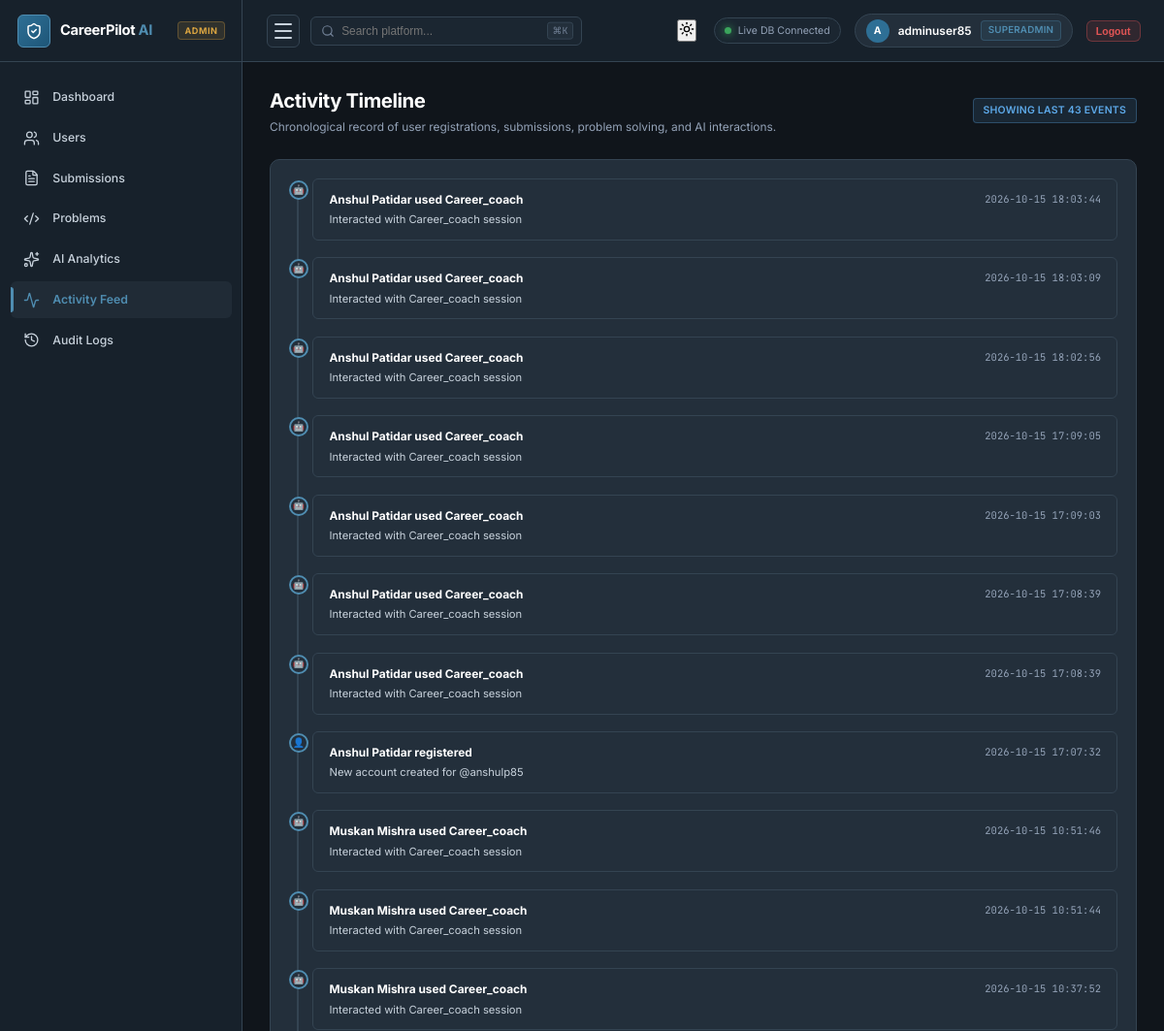
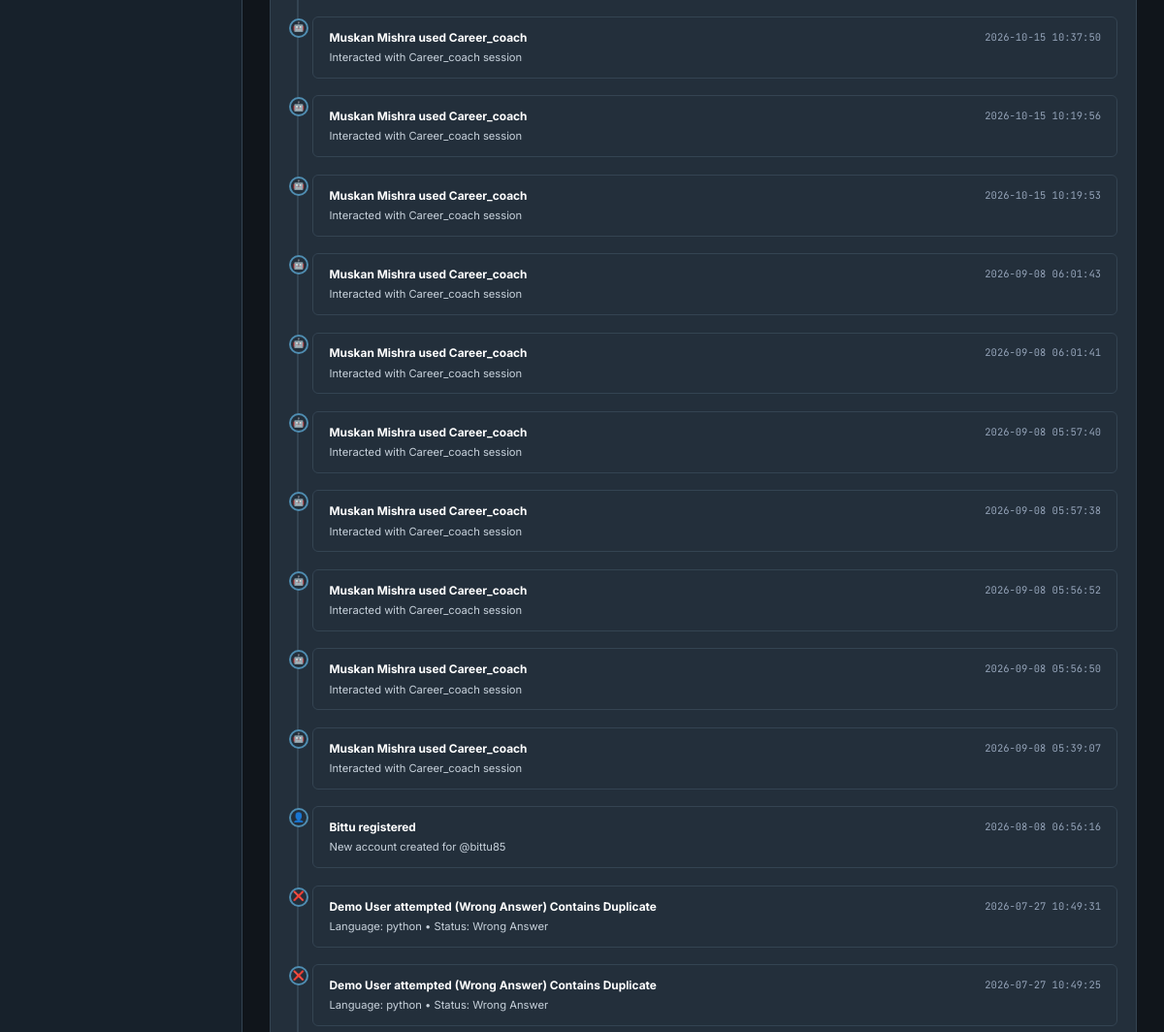
Before: /admin/activity (signed in, upper part) with the older database file (2 pictures, top to bottom).
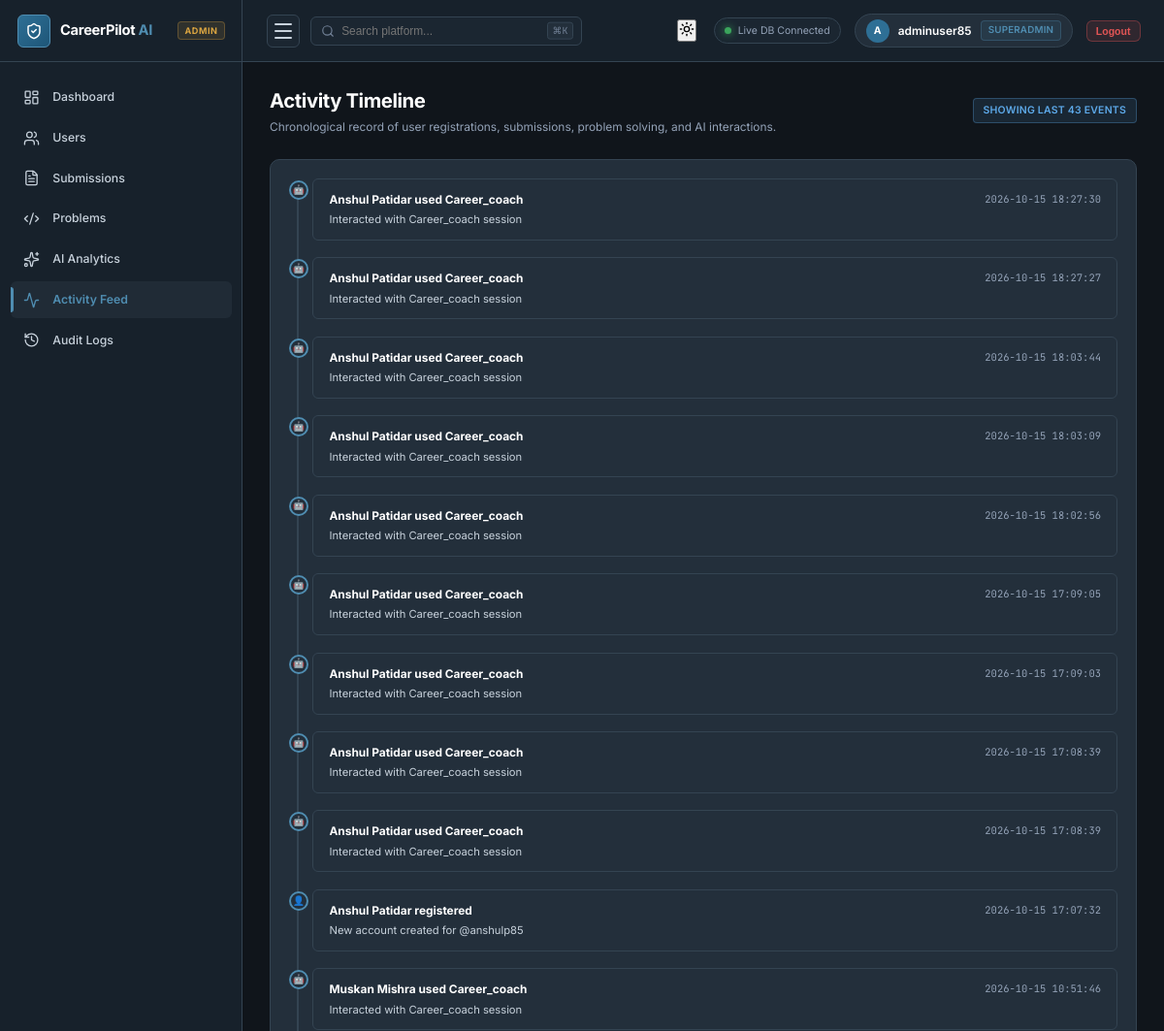
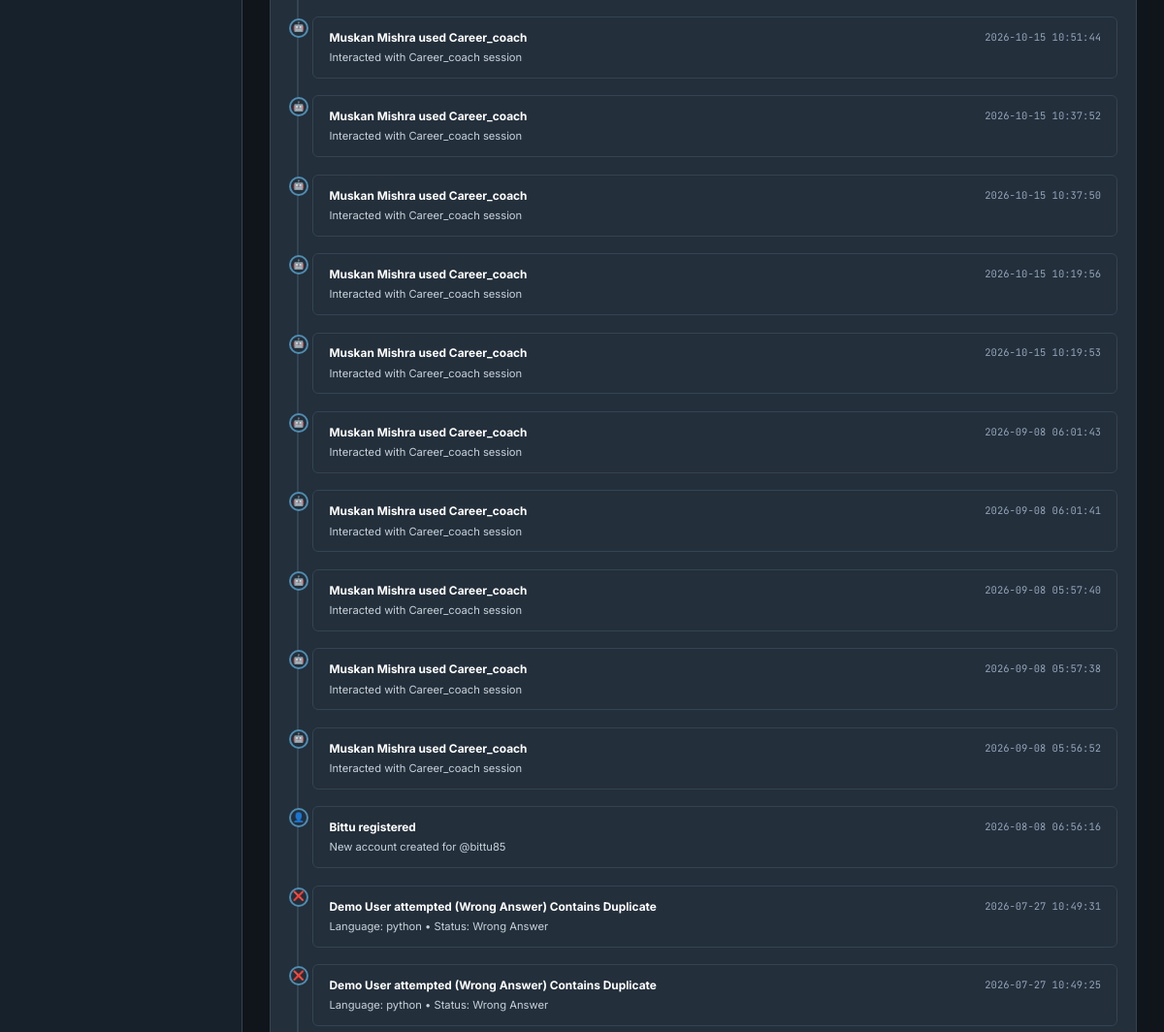
After: the same page with the newer database file (2 pictures, top to bottom).
### tables this page shows
CREATE TABLE chat_history (
    id INTEGER PRIMARY KEY AUTOINCREMENT,
    user_id INTEGER NOT NULL,
    session_id TEXT NOT NULL,
    role TEXT NOT NULL CHECK(role IN ('user', 'assistant', 'system')),
    message TEXT NOT NULL,
    module TEXT DEFAULT 'career_coach',
    metadata TEXT DEFAULT '{}',
    created_at TIMESTAMP DEFAULT CURRENT_TIMESTAMP,
    FOREIGN KEY (user_id) REFERENCES users(id) ON DELETE CASCADE
);

CREATE TABLE users (
    id INTEGER PRIMARY KEY AUTOINCREMENT,
    username TEXT NOT NULL UNIQUE,
    email TEXT NOT NULL UNIQUE,
    password_hash TEXT NOT NULL,
    full_name TEXT DEFAULT '',
    avatar_url TEXT DEFAULT '/static/images/default-avatar.png',
    bio TEXT DEFAULT '',
    phone TEXT DEFAULT '',
    location TEXT DEFAULT '',
    linkedin_url TEXT DEFAULT '',
    github_url TEXT DEFAULT '',
    portfolio_url TEXT DEFAULT '',
    role TEXT DEFAULT 'user' CHECK(role IN ('user', 'admin')),
    is_active INTEGER DEFAULT 1,
    last_login TIMESTAMP,
    created_at TIMESTAMP DEFAULT CURRENT_TIMESTAMP,
    updated_at TIMESTAMP DEFAULT CURRENT_TIMESTAMP
);

CREATE TABLE problem_submissions (
                id INTEGER PRIMARY KEY AUTOINCREMENT,
                user_id INTEGER NOT NULL,
                problem_id INTEGER NOT NULL,
                code TEXT NOT NULL,
                language TEXT NOT NULL,
                status TEXT NOT NULL, -- Accepted, Wrong Answer, Time Limit, Runtime Error, etc
                execution_time INTEGER DEFAULT 0, -- in ms
                memory INTEGER DEFAULT 0, -- in KB
                coding_metrics TEXT,      -- JSON of typing speed, keypresses, deletes, reading time
                created_at TEXT DEFAULT CURRENT_TIMESTAMP,
                FOREIGN KEY (problem_id) REFERENCES problems(id) ON DELETE CASCADE
            );

### backend/routes/admin.py (the view)
@admin_bp.route('/activity')
@admin_required
def activity():
    events = AdminAnalyticsService.get_activity_timeline(limit=60)
    return render_template('admin/activity.html', events=events)

### backend/database/db.py (called while the page is built)
def get_db_path() -> str:
    base_dir = os.path.dirname(os.path.dirname(os.path.dirname(os.path.abspath(__file__))))
    return os.path.join(base_dir, DATABASE_PATH)

def get_connection(db_path: Optional[str] = None) -> sqlite3.Connection:
    path = db_path or get_db_path()
    conn = sqlite3.connect(path)
    conn.row_factory = sqlite3.Row
    conn.execute("PRAGMA foreign_keys = ON")
    conn.execute("PRAGMA journal_mode = WAL")
    return conn

@contextmanager
def get_db(db_path: Optional[str] = None):
    conn = get_connection(db_path)
    try:
        yield conn
        conn.commit()
    except Exception:
        conn.rollback()
        raise
    finally:
        conn.close()

### backend/routes/admin.py (called while the page is built, shortened)
def admin_required(f):
    @functools.wraps(f)
    def decorated_function(*args, **kwargs):
        return f(*args, **kwargs)
    return decorated_function

### templates/admin/activity.html (shortened to what this page needs)
{% extends "admin/layout.html" %}
{% block content %}
<div class="admin-header">
    <div>
        <h1 class="admin-title">Activity Timeline</h1>
        <p class="admin-subtitle">Chronological record of user registrations, submissions, problem solving, and AI interactions.</p>
    </div>
    <div>
        <span class="adm-badge adm-badge-info" style="padding: 4px 10px; font-size: 0.75rem;">
            Showing Last {{ events|length }} Events
        </span>
    </div>
</div>
<div class="adm-card">
    {% if events %}
        <div class="adm-timeline">
            {% for act in events %}
                <div class="adm-timeline-item">
                    <div class="adm-timeline-dot">{{ act.icon }}</div>
                    <div class="adm-timeline-card">
                        <div style="display: flex; justify-content: space-between; align-items: center; margin-bottom: 0.25rem; flex-wrap: wrap; gap: 0.5rem;">
                            <strong style="color: var(--text-primary); font-size: 0.85rem;">{{ act.title }}</strong>
                            <span style="font-size: 0.75rem; color: var(--text-tertiary); font-family: 'JetBrains Mono', monospace;">{{ act.timestamp }}</span>
                        </div>
                        <p style="font-size: 0.8rem; color: var(--text-secondary); margin: 0;">{{ act.detail }}</p>
                    </div>
                </div>
            {% endfor %}
        </div>
    {% else %}
        <p style="text-align: center; padding: 2.5rem; color: var(--text-muted); font-size: 0.85rem;">
            No activity events recorded yet.
        </p>
    {% endif %}
</div>
{% endblock %}

Changed rows visible on the page:
no longer on this page (row unchanged): chat_history: icon "🤖", title "Muskan Mishra used Career_coach", timestamp "2026-09-08 05:56:50", detail "Interacted with Career_coach session"
no longer on this page (row unchanged): chat_history: icon "🤖", title "Muskan Mishra used Career_coach", timestamp "2026-09-08 05:39:07", detail "Interacted with Career_coach session"
added chat_history: icon "🤖", title "Anshul Patidar used Career_coach", timestamp "2026-10-15 18:27:30", detail "Interacted with Career_coach session"
added chat_history: icon "🤖", title "Anshul Patidar used Career_coach", timestamp "2026-10-15 18:27:27", detail "Interacted with Career_coach session"
